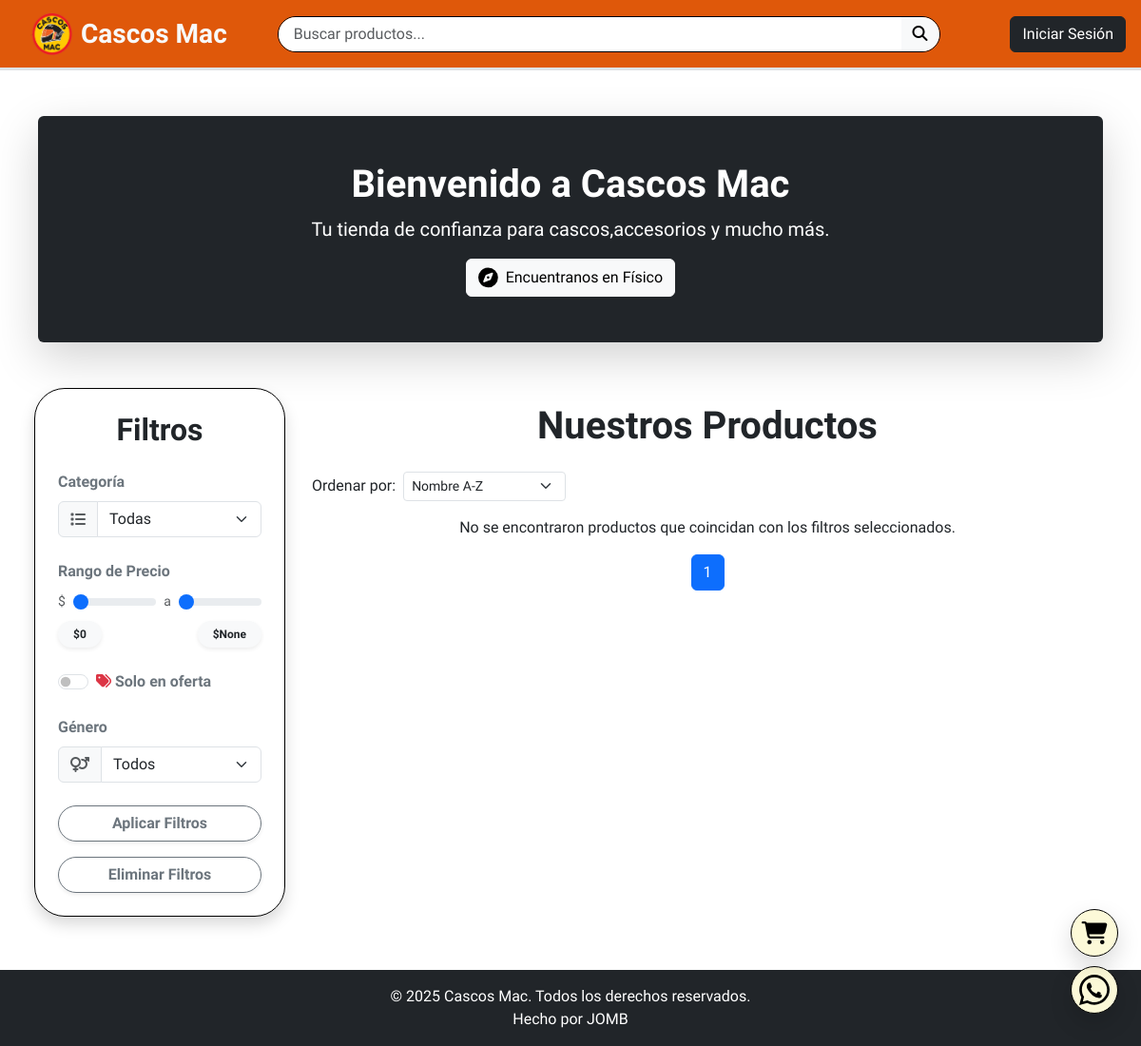
The app's page /tienda/, older data.
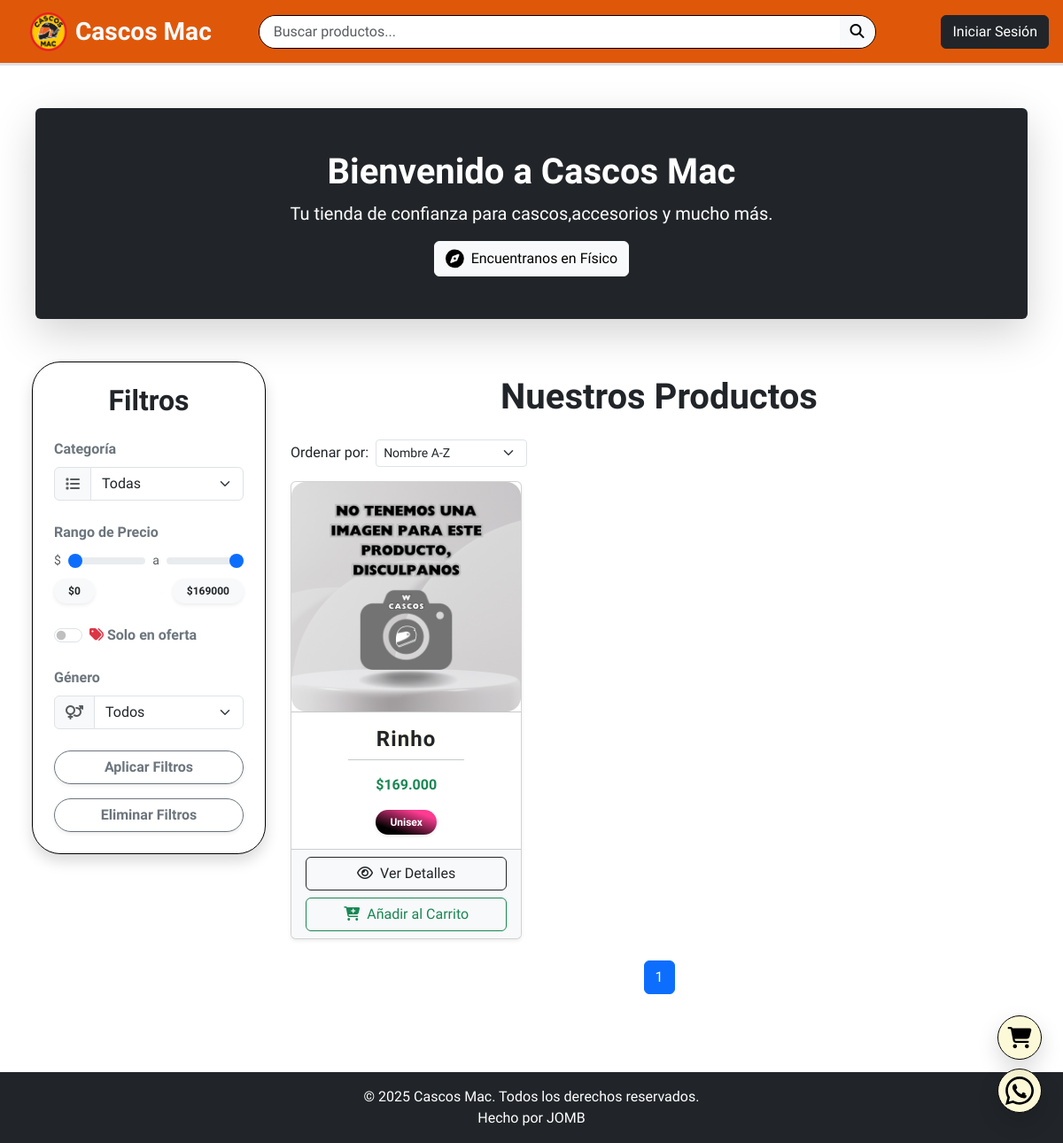
The same page, newer data.
### tienda/models.py (models this page shows, shortened)
class Producto(models.Model):
    GENERO_CHOICES = [
        ('', 'Seleccione una opción'),
        ('caballero', 'Caballero'),
        ('dama', 'Dama'),
        ('unisex', 'Unisex'),
        ('no_necesita', 'No necesita')
    ]
    referencia = models.CharField(max_length=12, unique=True, blank=True, null=True)
    codigo_barras = models.CharField(max_length=13, unique=True, blank=True, null=True)
    nombre = models.CharField(max_length=120, unique=True)
    descripcion = models.TextField(blank=True, null=True)
    precio_venta = models.DecimalField(max_digits=10, decimal_places=0)  # Precio de venta
    categoria = models.ForeignKey('Categoria', on_delete=models.CASCADE, related_name='productos')
    cantidad = models.PositiveIntegerField(default=0)  # Cantidad de producto si no requiere tallas
    imagen1 = models.ImageField(upload_to='productos/', blank=True, null=True)
    imagen2 = models.ImageField(upload_to='productos/', blank=True, null=True)
    imagen3 = models.ImageField(upload_to='productos/', blank=True, null=True)
    imagen4 = models.ImageField(upload_to='productos/', blank=True, null=True)
    imagen5 = models.ImageField(upload_to='productos/', blank=True, null=True)
    genero = models.CharField(
        max_length=15,
        choices=GENERO_CHOICES,
        blank=True,
        null=True
    )
    CATALOG_CHOICES = [
        ('', 'Seleccione una opción'),
        ('catalogo', 'En Catálogo'),
        ('no_catalogo', 'No Catálogo'),
    ]
    catalogo = models.CharField(
        max_length=15,
        choices=CATALOG_CHOICES,
        default='no_catalogo',
    )
    en_oferta = models.BooleanField(default=False)
    precio_oferta = models.DecimalField(max_digits=10, decimal_places=0, blank=True, null=True)
    precio_compra = models.DecimalField(max_digits=10, decimal_places=0, blank=True, null=True)
    proveedor = models.ForeignKey('Proveedor', on_delete=models.SET_NULL, null=True, blank=True, related_name='productos')
    created_date = models.DateField(auto_now_add=True)

### tienda/views.py (the view)
# urls.py: path('', tienda_views.index, name='index'),  # Página de inicio en el proyecto
def index(request):
    categorias = Categoria.objects.all()
    productos = Producto.objects.filter(catalogo='catalogo').prefetch_related(
        Prefetch(
            'producto_tallas',
            queryset=ProductoTalla.objects.filter(activa=True),
            to_attr='tallas_activas'  # Tallas activas específicas del producto
        )
    )
    precio_maximo_producto = productos.aggregate(Max('precio_venta'))['precio_venta__max']
    categoria_id = request.GET.get('category')
    price_min = request.GET.get('price_min', 0)  # Por defecto, el mínimo es 0
    price_max = request.GET.get('price_max', precio_maximo_producto)  # Precio máximo basado en los productos disponibles
    en_oferta = request.GET.get('en_oferta')
    genero = request.GET.get('genero')
    talla = request.GET.get('talla')
    order_by = request.GET.get('order_by', 'nombre')
    if categoria_id:
        categoria = get_object_or_404(Categoria, id=categoria_id)
        productos = productos.filter(categoria=categoria)
    if price_min is not None:
        productos = productos.filter(precio_venta__gte=float(price_min))
    if price_max is not None:
        productos = productos.filter(precio_venta__lte=float(price_max))
    if en_oferta:
        productos = productos.filter(en_oferta=True)
    if genero in ['dama', 'caballero', 'unisex']:
        productos = productos.filter(genero=genero)
    if talla:
        productos = productos.filter(producto_tallas__talla__nombre=talla, producto_tallas__activa=True)
    productos = productos.order_by(order_by)
    paginator = Paginator(productos, 20)
    page = request.GET.get('page')
    try:
        productos_paginados = paginator.page(page)
    except PageNotAnInteger:
        productos_paginados = paginator.page(1)
    except EmptyPage:
        productos_paginados = paginator.page(paginator.num_pages)
    tallas_disponibles = Talla.objects.filter(
        producto_tallas__producto__in=productos,
        producto_tallas__activa=True
    ).distinct()
    return render(request, 'index.html', {
        'categorias': categorias,
        'productos': productos_paginados,
        'precio_maximo_producto': precio_maximo_producto,
        'tallas_disponibles': tallas_disponibles,
    })

### templates/index.html (shortened to what the changed rows need)
{% extends 'base.html' %}
{% load static %}
{% load humanize %}
{% block dashboard_css %}
<link rel="stylesheet" href="{% static 'css/index.css' %}">
{% endblock %}
{% block content %}
<main class="p-lg-4 p-2 mb-2">
<div class="bg-dark text-white text-center py-5 mb-5 mx-3 mt-4 shadow-lg rounded">
    <div class="container-fluid">
        <h1 class="display-2 fw-semibold fs-1" style="font-family: var(--fuente-letra);">Bienvenido a Cascos Mac</h1>
    </div>
</div>
<div class="container-fluid">
    <div class="row">
        <div class="col-md-3 mb-4">
            <div class="rounded-5 shadow p-4 bg-white border border-black">
                <h2 class="text-center mb-4 fw-bold f-letter">Filtros</h2>
                <form method="get">
                    <div class="mb-4">
                        <div class="d-flex align-items-center gap-2">
                            <span class="text-muted small">$</span>
                            <input type="range" class="form-range" name="price_min" id="price-range-min" min="0" max="{{ precio_maximo_producto }}" step="1000" value="{{ request.GET.price_min|default:0 }}" onchange="updatePriceValues()">
                            <span class="text-muted small">a</span>
                            <input type="range" class="form-range" name="price_max" id="price-range-max" min="0" max="{{ precio_maximo_producto }}" step="1000" value="{{ request.GET.price_max|default:precio_maximo_producto }}" onchange="updatePriceValues()">
                        </div>
                        <div class="d-flex justify-content-between mt-2">
                            <span class="badge bg-light text-dark rounded-pill px-3 py-2 shadow-sm" id="price-min-label">
                                ${{ request.GET.price_min|default:0 }}
                            </span>
                            <span class="badge bg-light text-dark rounded-pill px-3 py-2 shadow-sm" id="price-max-label">
                                ${{ request.GET.price_max|default:precio_maximo_producto }}
                            </span>
                        </div>
                    </div>
                </form>
            </div>
        </div>
        <div class="col-md-9 mb-4 p-3">
            <div class="justify-content-between mb-3">
                <h2 class="text-center align-middle fw-semibold fs-1 mb-4">Nuestros Productos</h2>
            </div>
        <div class="row g-4">
            {% for producto in productos %}
            <div class="col-lg-4 col-md-6 mb-4">
                <div class="card w-100 h-100 shadow-sm rounded-lg overflow-hidden">
                    {% if producto.imagen1 or producto.imagen2 or producto.imagen3 %}
                    <div id="carousel-{{ producto.id }}" class="carousel slide" data-bs-ride="carousel" data-bs-interval="4000">
                        <div class="carousel-inner position-relative p-3">
                            {% if producto.imagen1 %}
                            <div class="carousel-item active">
                                <img src="{{ producto.imagen1.url }}" class="d-block mx-auto" alt="{{ producto.nombre }} - Imagen 1">
                            </div>
                            {% endif %}
                            {% if producto.imagen2 %}
                            <div class="carousel-item {% if not producto.imagen1 %}active{% endif %}">
                                <img src="{{ producto.imagen2.url }}" class="d-block mx-auto" alt="{{ producto.nombre }} - Imagen 2">
                            </div>
                            {% endif %}
                            {% if producto.imagen3 %}
                            <div class="carousel-item {% if not producto.imagen1 and not producto.imagen2 %}active{% endif %}">
                                <img src="{{ producto.imagen3.url }}" class="d-block mx-auto" alt="{{ producto.nombre }} - Imagen 3">
                            </div>
                            {% endif %}
                            {% if producto.en_oferta %}
                            <div class="offer-label position-absolute top-0 start-0 bg-danger text-white texto-luminoso p-1 rounded-end">Oferta</div>
                            {% endif %}
                        </div>
                        <button class="carousel-control-prev" type="button" data-bs-target="#carousel-{{ producto.id }}" data-bs-slide="prev">
                            <span class="carousel-control-prev-icon" aria-hidden="true"></span>
                            <span class="visually-hidden">Anterior</span>
                        </button>
                        <button class="carousel-control-next" type="button" data-bs-target="#carousel-{{ producto.id }}" data-bs-slide="next">
                            <span class="carousel-control-next-icon" aria-hidden="true"></span>
                            <span class="visually-hidden">Siguiente</span>
                        </button>
                    </div>
                    {% else %}
                    <img src="{% static 'img/No_hay_imagen.png' %}" class="d-block w-100 rounded-4" alt="No image available">
                    {% endif %}
                    <hr class="mt-0 mb-0">
                    <div class="card-body">
                        <h4 class="card-title text-center fw-bold texto-luminoso">{{ producto.nombre }}</h4>
                        <hr class="mx-5 mt-2">
                        <div class="mb-3 text-center">
                            <div class="d-flex justify-content-center align-items-center">
                                {% if producto.en_oferta %}
                                    <p class="price text-success fw-bold mb-0 me-2">${{ producto.precio_oferta|floatformat:0|intcomma }}</p>
                                    <p class="text-muted text-danger text-decoration-line-through mb-0">
                                        ${{ producto.precio_venta|floatformat:0|intcomma }}
                                    </p>
                                {% else %}
                                    <p class="price text-success fw-bold mb-0">${{ producto.precio_venta|floatformat:0|intcomma }}</p>
                                {% endif %}
                            </div>
                        </div>
                        <div class="text-center">
                            <div class="d-flex justify-content-center align-items-center">
                                {% if producto.genero == 'dama' %}
                                <span class="badge bg-dama rounded-pill px-3 py-2 shadow-sm">Dama</span>
                                {% elif producto.genero == 'caballero' %}
                                <span class="badge bg-hombre rounded-pill px-3 py-2 shadow-sm">Caballero</span>
                                {% elif producto.genero == 'unisex' %}
                                <span class="badge bg-unisex rounded-pill px-3 py-2 shadow-sm">Unisex</span>
                                {% endif %}
                            </div>
                        </div>
                    </div>
                    <div class="card-footer bg-light text-center">
                        <a href="{% url 'detalles_producto_tienda' producto.id %}" class="btn btn-outline-dark w-100">
                            <i class="fa-regular fa-eye me-2"></i>Ver Detalles
                        </a>
                        <button type="button" class="btn btn-outline-success w-100 mt-2" data-bs-toggle="modal" data-bs-target="#modalCantidad-{{ producto.id }}">
                            <i class="fa-solid fa-cart-plus me-2"></i>Añadir al Carrito
                        </button>
                    </div>
                </div>
            </div>
            {% empty %}
            <div class="col-12">
                <p class="text-center">No se encontraron productos que coincidan con los filtros seleccionados.</p>
            </div>
            {% endfor %}
        </div>
        <div class="pagination-container">
            <nav aria-label="Página de productos">
                <ul class="pagination justify-content-center">
                    {% for i in productos.paginator.page_range %}
                        {% if productos.number == i %}
                        <li class="page-item active"><span class="page-link">{{ i }}</span></li>
                        {% else %}
                        <li class="page-item"><a class="page-link" href="?page={{ i }}">{{ i }}</a></li>
                        {% endif %}
                    {% endfor %}
                </ul>
            </nav>
        </div>
        </div>
    </div>
</div>
</main>
{% endblock %}

Row changes from the older to the newer data that the page shows:
added Producto: nombre "Rinho", precio_venta "169.000", genero "Unisex"
Text that changed along with them:
form field price_max: "0" → "169000"
{{ request.GET.price_max|default:precio_maximo_producto }}: "None" → "169000"
text no longer shown: "No se encontraron productos que coincidan con los filtros seleccionados."
